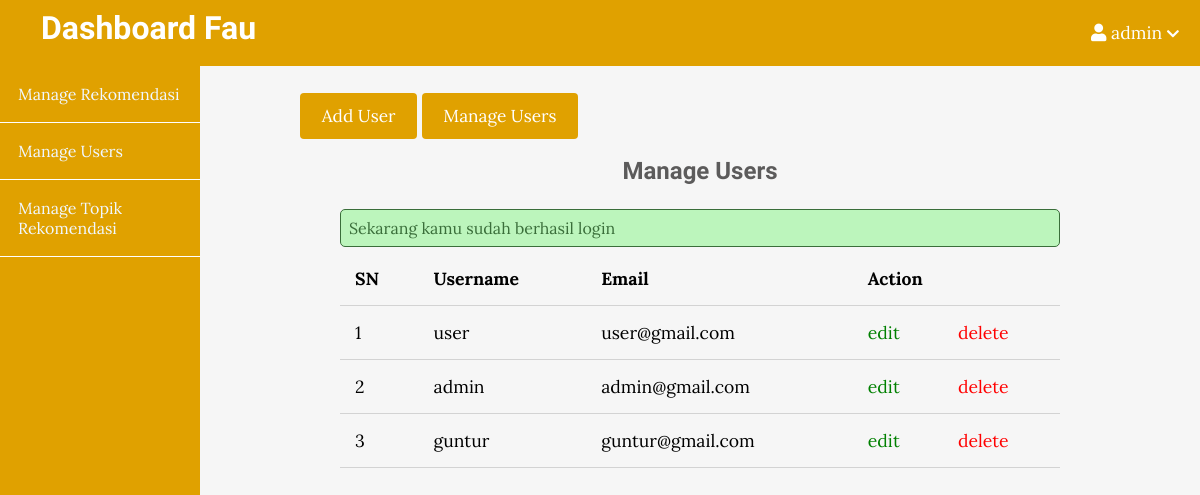
The page /admin/users/index.php (signed in) on the database its author committed.
### tables this page shows
CREATE TABLE `users` (
  `id` int(11) NOT NULL,
  `admin` tinyint(4) NOT NULL,
  `username` varchar(255) NOT NULL,
  `email` varchar(255) NOT NULL,
  `password` varchar(255) NOT NULL,
  `created_at` timestamp NOT NULL DEFAULT current_timestamp()
);

### app/controllers/users.php (called while the page is built, shortened)
<?php
include(ROOT_PATH . "/app/database/db.php");
$table = 'users';
$admin_users = selectAll($table);

### app/database/db.php (called while the page is built, shortened)
<?php
require('connect.php');
function selectAll($table, $conditions = [])
{
    global $conn;
    $sql = "SELECT * FROM $table";
    if (empty($conditions)) {
        $stmt = $conn->prepare($sql);
        $stmt->execute();
        $records = $stmt->get_result()->fetch_all(MYSQLI_ASSOC);
        return $records;
    }
}

### admin/users/index.php (the view, shortened to what this page needs)
<?php include(ROOT_PATH . "/app/controllers/users.php");
?>
<!DOCTYPE html>
<html lang="en">
    <head>
        <link rel="stylesheet"
            href="https://use.fontawesome.com/releases/v5.7.2/css/all.css"
>
        <link rel="stylesheet" href="../../assets/css/style.css">
        <link rel="stylesheet" href="../../assets/css/admin.css">
    </head>
    <body>
    <?php include(ROOT_PATH . "/app/includes/adminHeader.php"); ?>
        <div class="admin-wrapper">
        <?php include(ROOT_PATH . "/app/includes/adminSidebar.php"); ?>
            <div class="admin-content">
                <div class="button-group">
                    <a href="create.php" class="btn btn-big">Add User</a>
                    <a href="index.php" class="btn btn-big">Manage Users</a>
                </div>
                <div class="content">
                    <h2 class="page-title">Manage Users</h2>
                    <?php include(ROOT_PATH . "/app/includes/messages.php"); ?>
                    <table>
                        <thead>
                            <th>SN</th>
                            <th>Username</th>
                            <th>Email</th>
                            <th colspan="2">Action</th>
                        </thead>
                        <tbody>
                            <?php foreach ($admin_users as $key => $user): ?>
                                <tr>
                                    <td><?php echo $key + 1; ?></td>
                                    <td><?php echo $user['username']; ?></td>
                                    <td><?php echo $user['email']; ?></td>
                                    <td><a href="edit.php?id=<?php echo $user['id']; ?>" class="edit">edit</a></td>
                                    <td><a href="index.php?delete_id=<?php echo $user['id']; ?>" class="delete">delete</a></td>
                                </tr>
                            <?php endforeach; ?>
                        </tbody>
                    </table>
                </div>
            </div>
        </div>
    </body>
</html>

### assets/css/style.css (style rules this page uses)
* { box-sizing: border-box; }
html, body { height: 100%; padding: 0px; margin: 0px; background: #f6f6f6; font-family: "Lora", serif; }
h1, h2, h3, h4, h5, h6 { font-family: "Candal", serif; color: #5c5b5b; margin: 5px; }
a { text-decoration: none; color: inherit; }
.btn { padding: 0.5rem 1rem; background: #e0a100; color: white; border: 1px solid transparent; border-radius: 0.25rem; font-size: 1.08em; font-family: "Lora", serif; }
.btn-big { padding: 0.7rem 1.3rem; line-height: 1.3rem; }
.content { width: 90%; margin: 30px auto 30px; }

### assets/css/admin.css (style rules this page uses)
.admin-wrapper { display: flex; height: calc(100% - 66px); }
.admin-wrapper .admin-content { flex: 8; height: 100%; padding: 40px 100px 100px; overflow-y: scroll; }
.admin-content .page-title { text-align: center; margin-bottom: 1.5rem; }
table { width: 100%; border-collapse: collapse; font-size: 1.1rem; }
th, td { padding: 15px; text-align: left; border-bottom: 1px solid #d3d3d3; }
.edit { color: green; }
.delete { color: red; }

### rows shown on the page
users: username "user", email "user@gmail.com"
users: username "admin", email "admin@gmail.com"
users: username "guntur", email "guntur@gmail.com"

### other values the page prints
$_SESSION['username'] "admin"
$_SESSION['message'] "Sekarang kamu sudah berhasil login"
